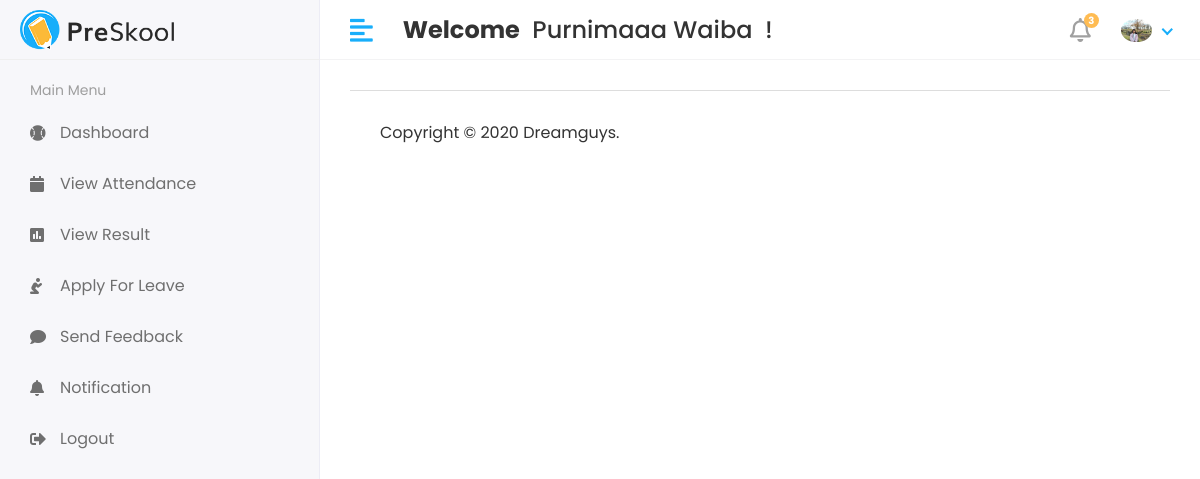
The app's page /Staff/Home (signed in) with its own data.
### app/models.py (models this page shows)
class CustomUser(AbstractUser):
    USER = (
        (1, 'HOD'),
        (2, 'STAFF'),
        (3, 'STUDENT'),
    )
    user_type = models.CharField(choices=USER, max_length=50, default=1)
    profile_pic = models.ImageField(upload_to='media/profile_pic')

### student_management_system/Staff_Views.py (the view)
# urls.py: path('Staff/Home', Staff_Views.HOME, name='staff_home'),
@login_required(login_url='/')
def HOME(request):
    return render(request, 'Staff/home.html')

### templates/Staff/home.html (shortened to what this page needs)
{% extends 'base.html' %}

### templates/includes/header.html (shortened to what this page needs)
{% load static %}
<div class="header">
    <div class="header-left">
       <a href="index.html" class="logo">
       <img src="{% static 'assets/img/logo.png' %}" alt="Logo">
       </a>
    </div>
    <a href="javascript:void(0);" id="toggle_btn">
    <i class="fas fa-align-left"></i>
    </a>
    <div class="top-nav-search mt-3">
     <h4><strong> Welcome</strong>&nbsp; <span> {{user.first_name}} {{user.last_name}}</span> &nbsp;! </h4>
    </div>
    <ul class="nav user-menu">
       <li class="nav-item dropdown noti-dropdown">
          <a href="#" class="dropdown-toggle nav-link" data-toggle="dropdown">
          <i class="far fa-bell"></i> <span class="badge badge-pill">3</span>
          </a>
       </li>
       <li class="nav-item dropdown has-arrow">
          <a href="#" class="dropdown-toggle nav-link" data-toggle="dropdown">
          <span class="user-img"><img class="rounded-circle" src="/{{user.profile_pic}}" width="31" alt="Ryan Taylor"></span>
          </a>
       </li>
    </ul>
 </div>

### static/assets/css/style.css (style rules this page uses)
html { height: 100%; }
body { background-color: #fff; color: #333; font-family: 'Poppins', sans-serif; font-size: 1rem; height: 100%; line-height: 1.5; overflow-x: hidden; }
h1, h2, h3, h4, h5, h6 { font-family: 'Poppins', sans-serif; margin-top: 0; }
a { color: #009ce7; }
input, button, a { transition: all 0.4s ease; -moz-transition: all 0.4s ease; -o-transition: all 0.4s ease; -ms-transition: all 0.4s ease; -webkit-transition: all 0.4s ease; }
ul, ol { padding: 0px; list-style: none; }
.header { background-color: #fff; border-bottom: 1px solid #f3f3f4; left: 0; position: fixed; right: 0; top: 0; z-index: 1001; height: 60px; }
.header .header-left { float: left; height: 60px; padding: 0 20px; position: relative; width: 320px; z-index: 1; transition: all 0.2s ease-in-out; background-color: #f7f7fa; border-bottom: 1px solid #efefef; border-right: 1px solid #ececf5; display: flex; align-items: center; }
.header .header-left .logo { display: inline-block; line-height: 60px; }
.header .header-left .logo img { max-height: 40px; width: auto; }
.header .dropdown-toggle:after { display: none; }
.header .has-arrow .dropdown-toggle:after { border-top: 0; border-left: 0; border-bottom: 2px solid #18aefa; border-right: 2px solid #18aefa; content: ''; height: 8px; display: inline-block; pointer-events: none; -webkit-transform-origin: 66% 66%; -ms-transform-origin: 66% 66%; transform-origin: 66% 66%; -webkit-transform: rotate(45deg); -ms-transform: rotate(45deg); transform: rotate(45deg); -webkit-transition: all 0.15s ease-in-out; transition: all 0.15s ease-in-out; width: 8px; vertical-align: 0px; }
.user-menu { float: right; margin: 0; position: relative; z-index: 99; padding-right: 15px; }
.user-menu.nav > li > a { color: #a0a0a0; font-size: 14px; line-height: 58px; padding: 0 15px; height: 60px; }
.user-img { margin-right: 3px; position: relative; }
.top-nav-search { float: left; margin-left: 15px; }
.user-menu.nav > li > a .badge { background-color: #FFBC53; display: block; font-size: 10px; font-weight: bold; height: 15px; width: 15px; position: absolute; right: 7px; top: 13px; color: #fff; padding: 3px; }
.user-menu.nav > li > a > i { font-size: 1.5rem; line-height: 60px; }
@media (min-width: 992px) { #toggle_btn { align-items: center; color: #18aefa; display: inline-flex; float: left; font-size: 26px; height: 60px; justify-content: center; margin-left: 15px; padding: 0 15px; } }

### records on screen
CustomUser: first_name "Purnimaaa", last_name "Waiba", profile_pic (picture)
